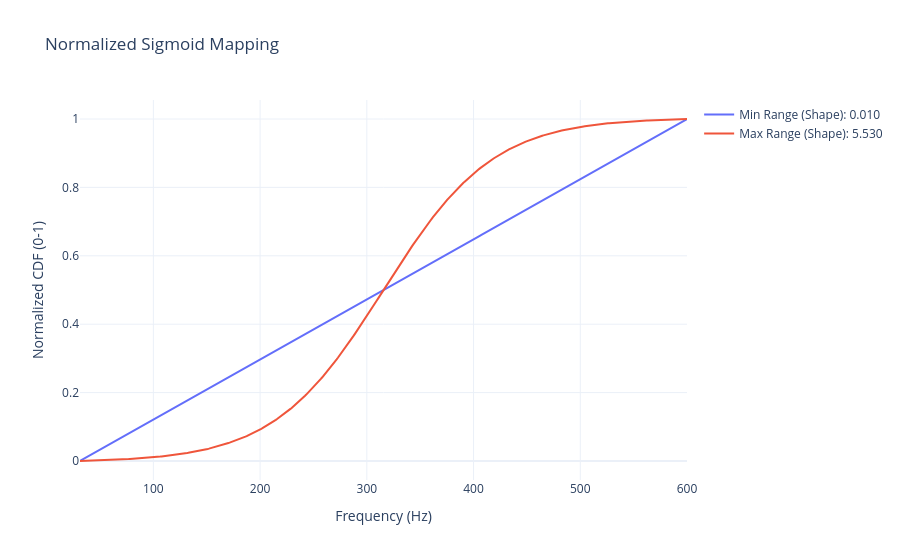

Write notebook code for a chart like this one.
### Markdown cell above
Next we determine a **valid range** for the sigmoid factor (again, meaning we still use all points at least once):

### Code cell
from audiospylt import merge_sigmoid, merge_sigmoid_analysis

# To analyze and find the valid range (and plot)
valid_range = merge_sigmoid_analysis(df1, df2, plot=True)
print(f"Valid sigmoid range: {valid_range}")

### Figure 1 — Plotly figure (JSON) as saved in the notebook; plotly's stock layout.template omitted (floating-point values rounded to 4 significant figures; data arrays with more than 128 entries replaced by an {"elided": "..."} marker saying what was removed)
{"data": [{"mode": "lines", "name": "Min Range (Shape): 0.010", "type": "scatter", "x": {"elided": "500 float values"}, "y": {"elided": "500 float values"}}, {"mode": "lines", "name": "Max Range (Shape): 5.530", "type": "scatter", "x": {"elided": "500 float values"}, "y": {"elided": "500 float values"}}], "layout": {"title": {"text": "Normalized Sigmoid Mapping"}, "xaxis": {"title": {"text": "Frequency (Hz)"}}, "yaxis": {"title": {"text": "Normalized CDF (0-1)"}}}}
